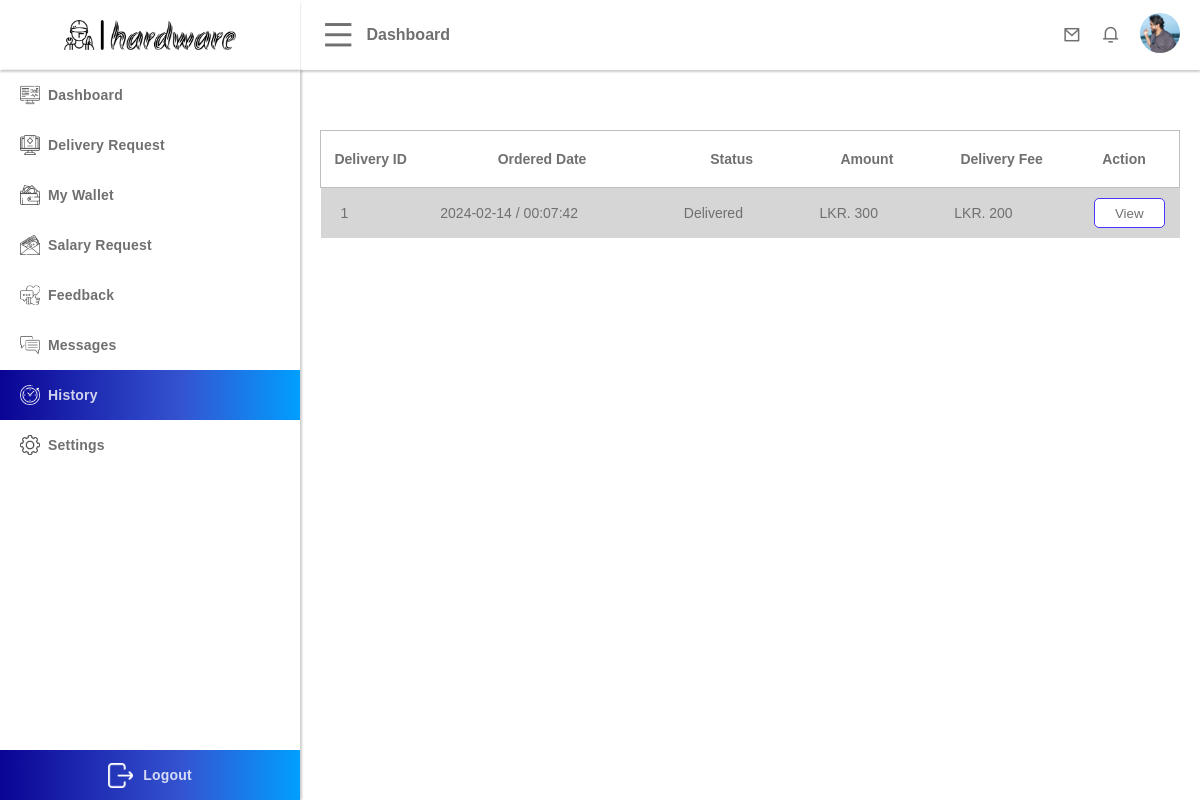
The app's page /public/delivery-boy/history.php (signed in) with its own data.
### tables this page shows
CREATE TABLE `user` (
  `user_id` int(50) NOT NULL,
  `first_name` varchar(100) NOT NULL,
  `last_name` varchar(100) NOT NULL,
  `email` varchar(200) NOT NULL,
  `phone_number` varchar(50) NOT NULL,
  `dob` varchar(255) NOT NULL,
  `house_no` varchar(50) NOT NULL,
  `state` varchar(50) NOT NULL,
  `city` varchar(50) NOT NULL,
  `account_type` varchar(50) NOT NULL,
  `profile_url` varchar(255) DEFAULT NULL,
  `password` varchar(255) NOT NULL,
  `security_question` int(11) DEFAULT NULL,
  `question_answer` varchar(255) DEFAULT NULL,
  `status` varchar(50) DEFAULT NULL,
  `activation_code` varchar(100) DEFAULT NULL,
  `latitude` varchar(50) DEFAULT NULL,
  `longitude` varchar(50) DEFAULT NULL
);

CREATE TABLE `delivery` (
  `delivery_id` int(50) NOT NULL,
  `delivery_boy_id` int(50) NOT NULL,
  `order_id` int(50) NOT NULL,
  `date_of_pickup` date DEFAULT NULL,
  `time_of_pickup` time DEFAULT NULL,
  `date_of_delivered` date DEFAULT NULL,
  `time_of_delivered` time DEFAULT NULL,
  `first_name` varchar(255) NOT NULL,
  `last_name` varchar(255) NOT NULL,
  `phone_no` varchar(255) NOT NULL,
  `status` varchar(50) NOT NULL,
  `house_no` varchar(255) NOT NULL,
  `state` varchar(255) NOT NULL,
  `city` varchar(255) NOT NULL,
  `delivery_cost` double NOT NULL,
  `description` text DEFAULT NULL,
  `latitude` varchar(255) NOT NULL,
  `longitude` varchar(255) NOT NULL
);

CREATE TABLE `orders` (
  `order_id` int(50) NOT NULL,
  `customer_id` int(11) NOT NULL,
  `date` date NOT NULL,
  `time` time NOT NULL,
  `payment_method` varchar(50) NOT NULL,
  `payment_status` varchar(50) NOT NULL,
  `order_status` varchar(50) NOT NULL
);

### template/user-data.php (called while the page is built, shortened)
<?php
if (isset($_SESSION['id'])) {
    if (!empty($_SESSION['id'])) {
        $user_user_id = $_SESSION['id'];
        $selectUserEmailQuery = "SELECT * FROM `user` WHERE `user_id`= '$user_user_id'";
        $resultUserEmail = $conn->query($selectUserEmailQuery);
        if ($resultUserEmail->num_rows > 0) {
            $userData = $resultUserEmail->fetch_assoc();
            $user_profile_url = $userData['profile_url'];
        }
    }
}

### public/delivery-boy/history.php (the view, shortened to what this page needs)
<?php
include "../../config/database.php";
include "../../template/user-data.php";
$user_id = 2;
if(isset($_SESSION['id'])){
    $user_id = $_SESSION['id'];
}
?>
<!DOCTYPE html>
<html lang="en">
<head>
    <link rel="stylesheet" href="../assets/css/style.css">
    <link rel="stylesheet" href="../assets/css/dashboard-menu.css">
    <link rel="stylesheet" href="../assets/css/dashboard-nav.css">
    <link rel="stylesheet" href="../assets/css/dashboard-history.css">
    <link rel="stylesheet" href="../assets/css/button.css">
    <link href="https://cdn.jsdelivr.net/npm/remixicon@4.0.0/fonts/remixicon.css" rel="stylesheet" />
</head>
<body>
    <div class="container">
        <?php
        include "../../template/dashboard-nav.php";
        ?>
        <aside class="active aside">
            <div class="menu">
            <?php
                include "../../template/dashboard-menu.php";
                ?>
                <div class="menu-content">
                    <div class="menu-links">
                        <div class="menu-link-button ">
                            <a href="./index.php">
                                <p><img src="../assets/images/ui/dashboard.png" alt="">Dashboard</p>
                            </a>
                        </div>
                        <div class="menu-link-button ">
                            <a href="./delivery-request.php">
                                <p><img src="../assets/images/ui/Product.png" alt="">Delivery Request</p>
                            </a>
                        </div>
                        <div class="menu-link-button">
                            <a href="./wallet.php">
                                <p><img src="../assets/images/ui/Wallet.png" alt="">My Wallet</p>
                            </a>
                        </div>
                        <div class="menu-link-button ">
                            <a href="./salary-request.php">
                                <p><img src="../assets/images/ui/salary-request.png" alt="">Salary Request</p>
                            </a>
                        </div>
                        <div class="menu-link-button">
                            <a href="./feedback.php">
                                <p><img src="../assets/images/ui/Feedback.png" alt="">Feedback</p>
                            </a>
                        </div>
                        <div class="menu-link-button">
                            <a href="./message.php">
                                <p><img src="../assets/images/ui/messages.png" alt="">Messages</p>
                            </a>
                        </div>
                        <div class="menu-link-button active">
                            <a href="./history.php">
                                <p><img src="../assets/images/ui/history.png" alt="">History</p>
                            </a>
                        </div>
                        <div class="menu-link-button">
                            <a href="./settings.php">
                                <p><img src="../assets/images/ui/Settings.png" alt="">Settings</p>
                            </a>
                        </div>
                    </div>
                    <div class="menu-logout">
                        <a href="../logout.php">
                            <p><img src="../assets/images/ui/Exit.png" alt="">Logout</p>
                        </a>
                    </div>
                </div>
            </div>
        </aside>
        <section class="active section">
            <div class="content">
                <div class="history">
                    <div class="history-table">
                        <table>
                            <tr>
                                <td>Delivery ID</td>
                                <td>Ordered Date</td>
                                <td>Status</td>
                                <td>Amount</td>
                                <td>Delivery Fee</td>
                                <td>Action</td>
                            </tr>
                            <?php
                            $selectUserQuery = "SELECT * FROM `delivery_boy` WHERE `user_id` = $user_id";
                            $result = $conn->query($selectUserQuery);
                            if ($result->num_rows > 0) {
                                $row = $result->fetch_assoc();
                                $delivery_boy_id = $row['delivery_boy_id'];
                                $selectDeliveryQuery = "SELECT * FROM `delivery` WHERE `delivery_boy_id` = $delivery_boy_id";
                                $resultDelivery = $conn->query($selectDeliveryQuery);
                                if ($resultDelivery->num_rows > 0) {
                                    while ($row = $resultDelivery->fetch_assoc()) {
                                        $delivery_id = $row['delivery_id'];
                                        $delivery_boy_idDB = $row['delivery_boy_id'];
                                        $order_id = $row['order_id'];
                                        $status = $row['status'];
                                        $delivery_cost = $row['delivery_cost'];
                                        if ($delivery_boy_idDB == $delivery_boy_id) {
                                            $selectUserQuery = "SELECT * FROM `orders` WHERE `order_id` = $order_id";
                                            $result = $conn->query($selectUserQuery);
                                            if ($result->num_rows > 0) {
                                                $row = $result->fetch_assoc();
                                                $time = $row['time'];
                                                $date = $row['date'];
                                                $total_amount = 0;
                                                $selectOrderDetailsQuery = "SELECT * FROM `order_details` WHERE `order_id` = $order_id";
                                                $resultOrderDetails = $conn->query($selectOrderDetailsQuery);
                                                if ($resultOrderDetails->num_rows > 0) {
                                                    while ($rowOrderDetails = $resultOrderDetails->fetch_assoc()) {
                                                        $item_id = $rowOrderDetails['item_id'];
                                                        $quantity = $rowOrderDetails['quantity'];
                                                        $selectUserQuery = "SELECT * FROM `item` WHERE `item_id` = $item_id";
                                                        $result = $conn->query($selectUserQuery);
                                                        if ($result->num_rows > 0) {
                                                            $row = $result->fetch_assoc();
                                                            $price = $row['price'];
                                                            $total_amount += $quantity * $price;
                                                        }
                                                    }
                                                }
                                                $total_amount += $delivery_cost;
                                                if ($status == "accept" || $status == "pickedup" || $status == "delivered") {
                                                    echo '
                                                <tr>
                                                    <td>' . $delivery_id . '</td>
                                                    <td>' . $date . ' / ' . $time . '</td>
                                                    <td>' . ucfirst($status) . '</td>
                                                    <td>LKR. ' . $total_amount . '</td>
                                                    <td>LKR. ' . $delivery_cost . '</td>
                                                    <td>
                                                    <button class="btn" onclick="window.location.href=\'history-view.php?delivery_id=' . $delivery_id . ' \'">View</button>
                                                    </td>
                                                </tr>
                                        ';
                                                }
                                            }
                                        }
                                    }
                                }
                            }
                            ?>
                        </table>
                    </div>
                </div>
            </div>
        </section>
    </div>
</body>
</html>

### template/dashboard-nav.php (shortened to what this page needs)
<?php
$this_profile_url = "";
if(isset($_SESSION['id']) && isset($_SESSION['account_type'])){
    if ($_SESSION['account_type'] == "customer") {
        $this_profile_url = "../assets/images/customer/".$user_profile_url;
    } else if ($_SESSION['account_type'] == "cashier") {
        $this_profile_url = "../assets/images/cashier/".$user_profile_url;
    } else if ($_SESSION['account_type'] == "technician") {
        $this_profile_url = "../assets/images/technician/".$user_profile_url;
    } else if ($_SESSION['account_type'] == "delivery_boy") {
        $this_profile_url = "../assets/images/delivery-boy/".$user_profile_url;
    } else if ($_SESSION['account_type'] == "admin") {
        $this_profile_url = "../assets/images/admin/".$user_profile_url;
    } else if ($_SESSION['account_type'] == "technical_team") {
        $this_profile_url = "../assets/images/technical_team/".$user_profile_url;
    }
}
?>
<!DOCTYPE html>
<html lang="en">
<head>
</head>
<body>
    <nav class="active nav">
        <div class="nav-content">
            <div class="nav-content-1">
                <i class="ri-menu-line " id="dashboard-menu-icon"></i>
                <p>Dashboard</p>
            </div>
            <div class="nav-content-2">
                <a href="./message.php">
                    <i class="ri-mail-line"></i>
                </a>
                <a href="">
                    <i class="ri-notification-3-line"></i>
                </a>
                <a href="./settings.php">
                    <img src="<?php echo $this_profile_url?>" alt="">
                </a>
            </div>
        </div>
    </nav>
</body>
</html>

### records on screen
user: profile_url (picture)
delivery: delivery_id "1", order.date "2024-02-14", order.time "00:07:42", status "Delivered", total_amount "300", delivery_cost "200"
